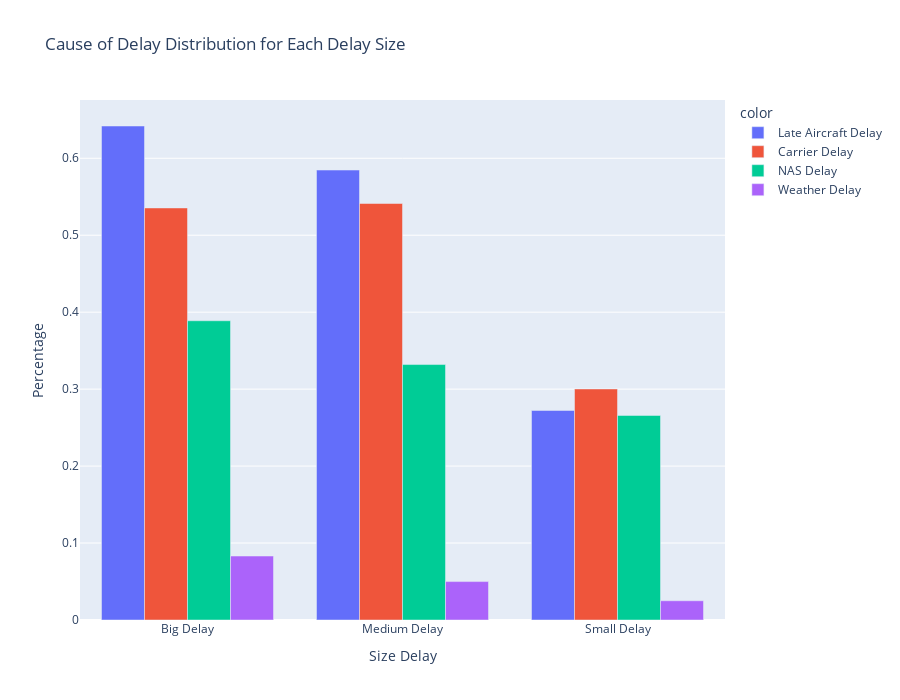

Write notebook code for a chart like this one.
### Code cell
df_prov = pd.concat([lateaircraft_df, carrier_df, nas_df, weather_df])

df_prov.loc[df_prov.SIZE_DELAY=='BIG_DELAY', 'SIZE_DELAY'] = 'Big Delay'
df_prov.loc[df_prov.SIZE_DELAY=='MEDIUM_DELAY', 'SIZE_DELAY'] = 'Medium Delay'
df_prov.loc[df_prov.SIZE_DELAY=='SMALL_DELAY', 'SIZE_DELAY'] = 'Small Delay'

df_prov = df_prov.rename(columns={'SIZE_DELAY':'Size Delay'})

# plot

fig = px.bar(df_prov, x="Size Delay", 
            color=df_prov["Delay Cause"].map({"CARRIER_DELAY_PERC":"Carrier Delay","LATEAIRCRAFT_DELAY_PERC":"Late Aircraft Delay", \
                "NAS_DELAY_PERC":"NAS Delay", "WEATHER_DELAY_PERC":"Weather Delay"}),
            y='Percentage',
            title="Cause of Delay Distribution for Each Delay Size",
            barmode='group',
            height=700,
            category_orders={'SIZE_DELAY': df_prov.sort_values(by='Size Delay', ascending=False)["Size Delay"]}
            )

fig.show()

### Figure 1 — Plotly figure (JSON) as saved in the notebook; plotly's stock layout.template omitted (floating-point values rounded to 4 significant figures)
{"data": [{"alignmentgroup": "True", "hovertemplate": "color=Late Aircraft Delay<br>Size Delay=%{x}<br>Percentage=%{y}<extra></extra>", "legendgroup": "Late Aircraft Delay", "marker": {"color": "#636efa", "pattern": {"shape": ""}}, "name": "Late Aircraft Delay", "offsetgroup": "Late Aircraft Delay", "orientation": "v", "showlegend": true, "textposition": "auto", "type": "bar", "x": ["Big Delay", "Medium Delay", "Small Delay"], "xaxis": "x", "y": [0.6419, 0.5847, 0.2723], "yaxis": "y"}, {"alignmentgroup": "True", "hovertemplate": "color=Carrier Delay<br>Size Delay=%{x}<br>Percentage=%{y}<extra></extra>", "legendgroup": "Carrier Delay", "marker": {"color": "#EF553B", "pattern": {"shape": ""}}, "name": "Carrier Delay", "offsetgroup": "Carrier Delay", "orientation": "v", "showlegend": true, "textposition": "auto", "type": "bar", "x": ["Big Delay", "Medium Delay", "Small Delay"], "xaxis": "x", "y": [0.5354, 0.5412, 0.3002], "yaxis": "y"}, {"alignmentgroup": "True", "hovertemplate": "color=NAS Delay<br>Size Delay=%{x}<br>Percentage=%{y}<extra></extra>", "legendgroup": "NAS Delay", "marker": {"color": "#00cc96", "pattern": {"shape": ""}}, "name": "NAS Delay", "offsetgroup": "NAS Delay", "orientation": "v", "showlegend": true, "textposition": "auto", "type": "bar", "x": ["Big Delay", "Medium Delay", "Small Delay"], "xaxis": "x", "y": [0.3889, 0.332, 0.2658], "yaxis": "y"}, {"alignmentgroup": "True", "hovertemplate": "color=Weather Delay<br>Size Delay=%{x}<br>Percentage=%{y}<extra></extra>", "legendgroup": "Weather Delay", "marker": {"color": "#ab63fa", "pattern": {"shape": ""}}, "name": "Weather Delay", "offsetgroup": "Weather Delay", "orientation": "v", "showlegend": true, "textposition": "auto", "type": "bar", "x": ["Big Delay", "Medium Delay", "Small Delay"], "xaxis": "x", "y": [0.08313, 0.04993, 0.025], "yaxis": "y"}], "layout": {"barmode": "group", "height": 700, "legend": {"title": {"text": "color"}, "tracegroupgap": 0}, "title": {"text": "Cause of Delay Distribution for Each Delay Size"}, "xaxis": {"anchor": "y", "domain": [0, 1], "title": {"text": "Size Delay"}}, "yaxis": {"anchor": "x", "domain": [0, 1], "title": {"text": "Percentage"}}}}
